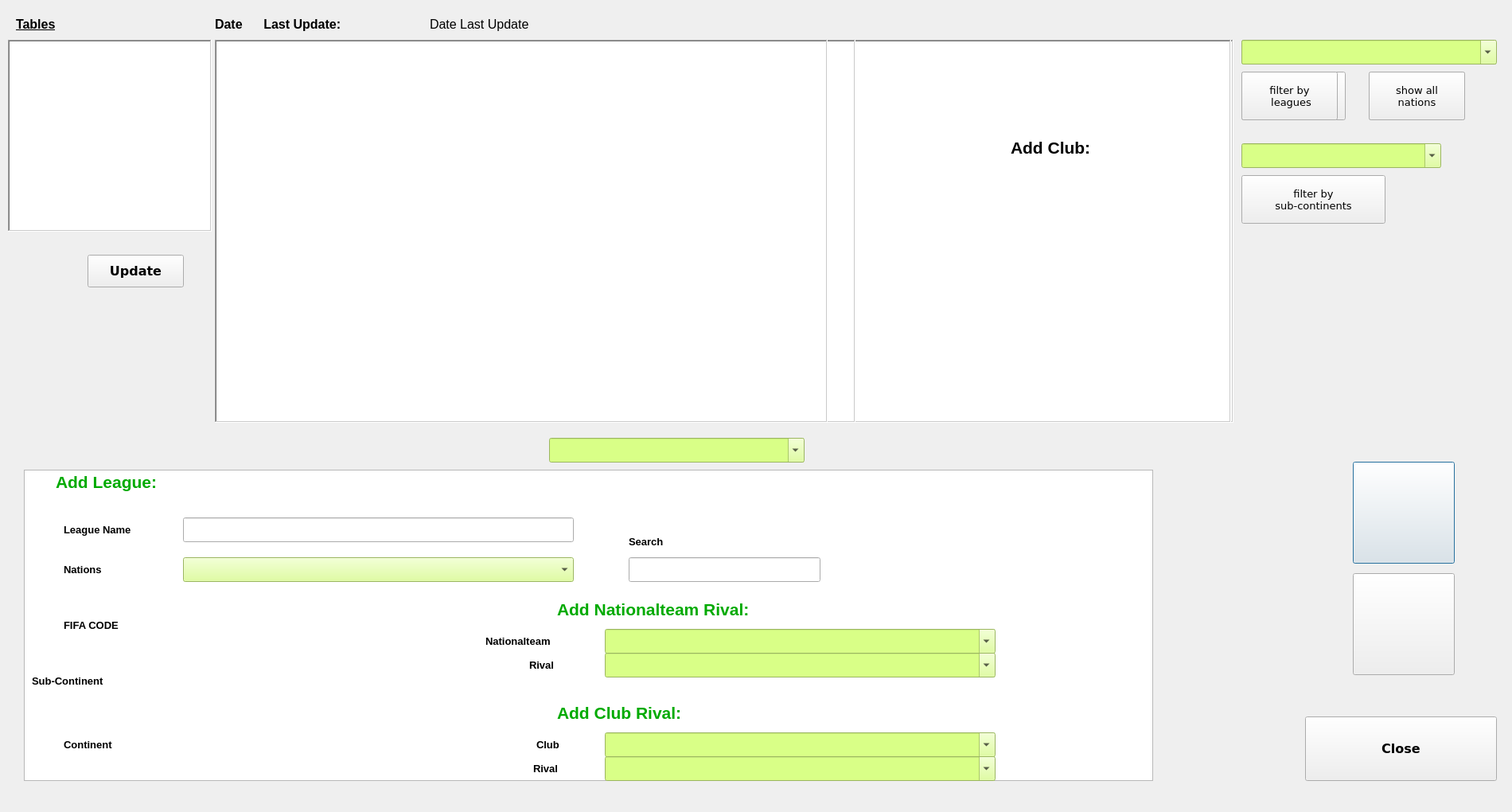
<?xml version="1.0" encoding="UTF-8"?>
<ui version="4.0">
 <class>SqLiteDBEditor</class>
 <widget class="QDialog" name="SqLiteDBEditor">
  <property name="geometry">
   <rect>
    <x>0</x>
    <y>0</y>
    <width>1900</width>
    <height>1020</height>
   </rect>
  </property>
  <property name="windowTitle">
   <string>SqLite Editor for Soccer Database</string>
  </property>
  <widget class="QTableView" name="TblDataNatRiv">
   <property name="geometry">
    <rect>
     <x>270</x>
     <y>50</y>
     <width>805</width>
     <height>481</height>
    </rect>
   </property>
   <property name="font">
    <font>
     <family>Georgia</family>
     <pointsize>10</pointsize>
     <stylestrategy>PreferAntialias</stylestrategy>
    </font>
   </property>
   <property name="frameShape">
    <enum>QFrame::WinPanel</enum>
   </property>
   <property name="alternatingRowColors">
    <bool>true</bool>
   </property>
   <property name="textElideMode">
    <enum>Qt::ElideRight</enum>
   </property>
   <property name="gridStyle">
    <enum>Qt::SolidLine</enum>
   </property>
   <property name="sortingEnabled">
    <bool>true</bool>
   </property>
   <attribute name="horizontalHeaderMinimumSectionSize">
    <number>80</number>
   </attribute>
   <attribute name="horizontalHeaderDefaultSectionSize">
    <number>330</number>
   </attribute>
   <attribute name="verticalHeaderVisible">
    <bool>false</bool>
   </attribute>
  </widget>
  <widget class="QTableView" name="TblDataRivClub">
   <property name="geometry">
    <rect>
     <x>270</x>
     <y>50</y>
     <width>605</width>
     <height>481</height>
    </rect>
   </property>
   <property name="font">
    <font>
     <family>Georgia</family>
     <pointsize>10</pointsize>
     <stylestrategy>PreferAntialias</stylestrategy>
    </font>
   </property>
   <property name="frameShape">
    <enum>QFrame::WinPanel</enum>
   </property>
   <property name="alternatingRowColors">
    <bool>true</bool>
   </property>
   <property name="textElideMode">
    <enum>Qt::ElideRight</enum>
   </property>
   <property name="gridStyle">
    <enum>Qt::SolidLine</enum>
   </property>
   <property name="sortingEnabled">
    <bool>true</bool>
   </property>
   <attribute name="horizontalHeaderMinimumSectionSize">
    <number>79</number>
   </attribute>
   <attribute name="horizontalHeaderDefaultSectionSize">
    <number>330</number>
   </attribute>
   <attribute name="verticalHeaderVisible">
    <bool>false</bool>
   </attribute>
  </widget>
  <widget class="QLabel" name="LblClubTeam">
   <property name="geometry">
    <rect>
     <x>674</x>
     <y>920</y>
     <width>81</width>
     <height>31</height>
    </rect>
   </property>
   <property name="font">
    <font>
     <pointsize>10</pointsize>
     <weight>75</weight>
     <bold>true</bold>
    </font>
   </property>
   <property name="text">
    <string>Club</string>
   </property>
  </widget>
  <widget class="QLabel" name="LblSubCon">
   <property name="geometry">
    <rect>
     <x>40</x>
     <y>840</y>
     <width>151</width>
     <height>31</height>
    </rect>
   </property>
   <property name="font">
    <font>
     <pointsize>10</pointsize>
     <weight>75</weight>
     <bold>true</bold>
    </font>
   </property>
   <property name="text">
    <string>Sub-Continent</string>
   </property>
  </widget>
  <widget class="QLabel" name="LblNatTeam">
   <property name="geometry">
    <rect>
     <x>610</x>
     <y>790</y>
     <width>141</width>
     <height>31</height>
    </rect>
   </property>
   <property name="font">
    <font>
     <pointsize>10</pointsize>
     <weight>75</weight>
     <bold>true</bold>
    </font>
   </property>
   <property name="text">
    <string>Nationalteam</string>
   </property>
  </widget>
  <widget class="QTableView" name="TblDataLeagues">
   <property name="geometry">
    <rect>
     <x>270</x>
     <y>50</y>
     <width>770</width>
     <height>481</height>
    </rect>
   </property>
   <property name="font">
    <font>
     <family>Georgia</family>
     <pointsize>10</pointsize>
     <stylestrategy>PreferAntialias</stylestrategy>
    </font>
   </property>
   <property name="styleSheet">
    <string notr="true"/>
   </property>
   <property name="frameShape">
    <enum>QFrame::WinPanel</enum>
   </property>
   <property name="alternatingRowColors">
    <bool>true</bool>
   </property>
   <property name="textElideMode">
    <enum>Qt::ElideRight</enum>
   </property>
   <property name="gridStyle">
    <enum>Qt::SolidLine</enum>
   </property>
   <property name="sortingEnabled">
    <bool>true</bool>
   </property>
   <attribute name="horizontalHeaderMinimumSectionSize">
    <number>80</number>
   </attribute>
   <attribute name="horizontalHeaderDefaultSectionSize">
    <number>330</number>
   </attribute>
   <attribute name="verticalHeaderVisible">
    <bool>false</bool>
   </attribute>
  </widget>
  <widget class="QTableView" name="TblDataCont">
   <property name="geometry">
    <rect>
     <x>270</x>
     <y>50</y>
     <width>250</width>
     <height>316</height>
    </rect>
   </property>
   <property name="font">
    <font>
     <family>Georgia</family>
     <pointsize>10</pointsize>
     <stylestrategy>PreferAntialias</stylestrategy>
    </font>
   </property>
   <property name="frameShape">
    <enum>QFrame::WinPanel</enum>
   </property>
   <property name="alternatingRowColors">
    <bool>true</bool>
   </property>
   <property name="textElideMode">
    <enum>Qt::ElideRight</enum>
   </property>
   <property name="gridStyle">
    <enum>Qt::SolidLine</enum>
   </property>
   <property name="sortingEnabled">
    <bool>true</bool>
   </property>
   <attribute name="verticalHeaderVisible">
    <bool>false</bool>
   </attribute>
  </widget>
  <widget class="QComboBox" name="CmbClubRival">
   <property name="geometry">
    <rect>
     <x>760</x>
     <y>950</y>
     <width>491</width>
     <height>31</height>
    </rect>
   </property>
   <property name="font">
    <font>
     <family>Georgia</family>
     <pointsize>10</pointsize>
     <weight>9</weight>
     <italic>false</italic>
     <bold>false</bold>
     <kerning>true</kerning>
    </font>
   </property>
   <property name="cursor">
    <cursorShape>PointingHandCursor</cursorShape>
   </property>
   <property name="styleSheet">
    <string notr="true">background-color: rgb(217, 255, 135);
color: rgb(0, 0, 0);
font: 75 10pt &quot;Georgia&quot;;</string>
   </property>
   <property name="editable">
    <bool>true</bool>
   </property>
   <property name="maxVisibleItems">
    <number>20</number>
   </property>
  </widget>
  <widget class="QLabel" name="LblAddLeague">
   <property name="geometry">
    <rect>
     <x>70</x>
     <y>580</y>
     <width>331</width>
     <height>51</height>
    </rect>
   </property>
   <property name="font">
    <font>
     <pointsize>16</pointsize>
     <weight>75</weight>
     <bold>true</bold>
    </font>
   </property>
   <property name="styleSheet">
    <string notr="true">color: rgb(0, 170, 0);</string>
   </property>
   <property name="text">
    <string>Add League:</string>
   </property>
  </widget>
  <widget class="QLabel" name="LblFifaCode">
   <property name="geometry">
    <rect>
     <x>240</x>
     <y>770</y>
     <width>161</width>
     <height>31</height>
    </rect>
   </property>
   <property name="font">
    <font>
     <pointsize>10</pointsize>
     <weight>75</weight>
     <bold>true</bold>
    </font>
   </property>
   <property name="text">
    <string/>
   </property>
  </widget>
  <widget class="QLabel" name="LblSubCont">
   <property name="geometry">
    <rect>
     <x>240</x>
     <y>840</y>
     <width>391</width>
     <height>31</height>
    </rect>
   </property>
   <property name="font">
    <font>
     <pointsize>10</pointsize>
     <weight>75</weight>
     <bold>true</bold>
    </font>
   </property>
   <property name="text">
    <string/>
   </property>
  </widget>
  <widget class="QLabel" name="LblAddClubRival">
   <property name="geometry">
    <rect>
     <x>700</x>
     <y>870</y>
     <width>571</width>
     <height>51</height>
    </rect>
   </property>
   <property name="font">
    <font>
     <pointsize>16</pointsize>
     <weight>75</weight>
     <bold>true</bold>
    </font>
   </property>
   <property name="styleSheet">
    <string notr="true">color: rgb(0, 170, 0);</string>
   </property>
   <property name="text">
    <string>Add Club Rival:</string>
   </property>
  </widget>
  <widget class="QComboBox" name="CmbClub">
   <property name="geometry">
    <rect>
     <x>760</x>
     <y>920</y>
     <width>491</width>
     <height>31</height>
    </rect>
   </property>
   <property name="font">
    <font>
     <family>Georgia</family>
     <pointsize>10</pointsize>
     <weight>9</weight>
     <italic>false</italic>
     <bold>false</bold>
     <kerning>true</kerning>
    </font>
   </property>
   <property name="cursor">
    <cursorShape>PointingHandCursor</cursorShape>
   </property>
   <property name="styleSheet">
    <string notr="true">background-color: rgb(217, 255, 135);
color: rgb(0, 0, 0);
font: 75 10pt &quot;Georgia&quot;;</string>
   </property>
   <property name="editable">
    <bool>true</bool>
   </property>
   <property name="maxVisibleItems">
    <number>20</number>
   </property>
  </widget>
  <widget class="QLabel" name="LblLeagueName">
   <property name="geometry">
    <rect>
     <x>80</x>
     <y>650</y>
     <width>151</width>
     <height>31</height>
    </rect>
   </property>
   <property name="font">
    <font>
     <pointsize>10</pointsize>
     <weight>75</weight>
     <bold>true</bold>
    </font>
   </property>
   <property name="text">
    <string>League Name</string>
   </property>
  </widget>
  <widget class="QComboBox" name="CmbNatRival">
   <property name="geometry">
    <rect>
     <x>760</x>
     <y>820</y>
     <width>491</width>
     <height>31</height>
    </rect>
   </property>
   <property name="font">
    <font>
     <family>Georgia</family>
     <pointsize>10</pointsize>
     <weight>9</weight>
     <italic>false</italic>
     <bold>false</bold>
     <kerning>true</kerning>
    </font>
   </property>
   <property name="cursor">
    <cursorShape>PointingHandCursor</cursorShape>
   </property>
   <property name="styleSheet">
    <string notr="true">background-color: rgb(217, 255, 135);
color: rgb(0, 0, 0);
font: 75 10pt &quot;Georgia&quot;;</string>
   </property>
   <property name="editable">
    <bool>true</bool>
   </property>
   <property name="maxVisibleItems">
    <number>20</number>
   </property>
  </widget>
  <widget class="QLabel" name="LblData">
   <property name="geometry">
    <rect>
     <x>270</x>
     <y>10</y>
     <width>251</width>
     <height>41</height>
    </rect>
   </property>
   <property name="font">
    <font>
     <pointsize>12</pointsize>
     <weight>75</weight>
     <bold>true</bold>
     <underline>false</underline>
    </font>
   </property>
   <property name="text">
    <string>Date      Last Update:</string>
   </property>
  </widget>
  <widget class="QComboBox" name="CmbCountry">
   <property name="geometry">
    <rect>
     <x>230</x>
     <y>700</y>
     <width>491</width>
     <height>31</height>
    </rect>
   </property>
   <property name="font">
    <font>
     <family>Georgia</family>
     <pointsize>10</pointsize>
     <weight>9</weight>
     <italic>false</italic>
     <bold>false</bold>
     <kerning>true</kerning>
    </font>
   </property>
   <property name="cursor">
    <cursorShape>PointingHandCursor</cursorShape>
   </property>
   <property name="styleSheet">
    <string notr="true">background-color: rgb(217, 255, 135);
color: rgb(0, 0, 0);
font: 75 10pt &quot;Georgia&quot;;</string>
   </property>
   <property name="maxVisibleItems">
    <number>20</number>
   </property>
  </widget>
  <widget class="QLabel" name="LblAddNatRival">
   <property name="geometry">
    <rect>
     <x>700</x>
     <y>740</y>
     <width>571</width>
     <height>51</height>
    </rect>
   </property>
   <property name="font">
    <font>
     <pointsize>16</pointsize>
     <weight>75</weight>
     <bold>true</bold>
    </font>
   </property>
   <property name="styleSheet">
    <string notr="true">color: rgb(0, 170, 0);</string>
   </property>
   <property name="text">
    <string>Add Nationalteam Rival:</string>
   </property>
  </widget>
  <widget class="QLabel" name="LblClubRival">
   <property name="geometry">
    <rect>
     <x>670</x>
     <y>950</y>
     <width>81</width>
     <height>31</height>
    </rect>
   </property>
   <property name="font">
    <font>
     <pointsize>10</pointsize>
     <weight>75</weight>
     <bold>true</bold>
    </font>
   </property>
   <property name="text">
    <string>Rival</string>
   </property>
  </widget>
  <widget class="QPushButton" name="CmdSaveRivals">
   <property name="geometry">
    <rect>
     <x>1700</x>
     <y>580</y>
     <width>128</width>
     <height>128</height>
    </rect>
   </property>
   <property name="font">
    <font>
     <family>Verdana</family>
     <pointsize>10</pointsize>
     <weight>75</weight>
     <italic>false</italic>
     <bold>true</bold>
    </font>
   </property>
   <property name="toolTip">
    <string>&lt;html&gt;&lt;head/&gt;&lt;body&gt;&lt;p&gt;&lt;span style=&quot; font-size:9pt; font-weight:400;&quot;&gt;Click this button to save the new entry in rivals-table&lt;/span&gt;&lt;/p&gt;&lt;/body&gt;&lt;/html&gt;</string>
   </property>
   <property name="styleSheet">
    <string notr="true"/>
   </property>
   <property name="iconSize">
    <size>
     <width>128</width>
     <height>128</height>
    </size>
   </property>
  </widget>
  <widget class="QPushButton" name="CmdBeenden">
   <property name="geometry">
    <rect>
     <x>1640</x>
     <y>900</y>
     <width>241</width>
     <height>81</height>
    </rect>
   </property>
   <property name="font">
    <font>
     <family>Verdana</family>
     <pointsize>12</pointsize>
     <weight>75</weight>
     <italic>false</italic>
     <bold>true</bold>
    </font>
   </property>
   <property name="styleSheet">
    <string notr="true"/>
   </property>
   <property name="text">
    <string>Close</string>
   </property>
  </widget>
  <widget class="QLabel" name="LblContin">
   <property name="geometry">
    <rect>
     <x>240</x>
     <y>920</y>
     <width>381</width>
     <height>31</height>
    </rect>
   </property>
   <property name="font">
    <font>
     <pointsize>10</pointsize>
     <weight>75</weight>
     <bold>true</bold>
    </font>
   </property>
   <property name="text">
    <string/>
   </property>
  </widget>
  <widget class="QComboBox" name="CmbNatTeam">
   <property name="geometry">
    <rect>
     <x>760</x>
     <y>790</y>
     <width>491</width>
     <height>31</height>
    </rect>
   </property>
   <property name="font">
    <font>
     <family>Georgia</family>
     <pointsize>10</pointsize>
     <weight>9</weight>
     <italic>false</italic>
     <bold>false</bold>
     <kerning>true</kerning>
    </font>
   </property>
   <property name="cursor">
    <cursorShape>PointingHandCursor</cursorShape>
   </property>
   <property name="styleSheet">
    <string notr="true">background-color: rgb(217, 255, 135);
color: rgb(0, 0, 0);
font: 75 10pt &quot;Georgia&quot;;</string>
   </property>
   <property name="editable">
    <bool>true</bool>
   </property>
   <property name="maxVisibleItems">
    <number>20</number>
   </property>
  </widget>
  <widget class="QTableView" name="TblDataClubs">
   <property name="geometry">
    <rect>
     <x>270</x>
     <y>50</y>
     <width>1280</width>
     <height>481</height>
    </rect>
   </property>
   <property name="font">
    <font>
     <family>Georgia</family>
     <pointsize>10</pointsize>
     <stylestrategy>PreferAntialias</stylestrategy>
    </font>
   </property>
   <property name="frameShape">
    <enum>QFrame::WinPanel</enum>
   </property>
   <property name="alternatingRowColors">
    <bool>true</bool>
   </property>
   <property name="textElideMode">
    <enum>Qt::ElideRight</enum>
   </property>
   <property name="gridStyle">
    <enum>Qt::SolidLine</enum>
   </property>
   <property name="sortingEnabled">
    <bool>true</bool>
   </property>
   <attribute name="horizontalHeaderMinimumSectionSize">
    <number>80</number>
   </attribute>
   <attribute name="horizontalHeaderDefaultSectionSize">
    <number>330</number>
   </attribute>
   <attribute name="verticalHeaderVisible">
    <bool>false</bool>
   </attribute>
  </widget>
  <widget class="QLabel" name="LblAddClub">
   <property name="geometry">
    <rect>
     <x>1270</x>
     <y>160</y>
     <width>331</width>
     <height>51</height>
    </rect>
   </property>
   <property name="font">
    <font>
     <pointsize>16</pointsize>
     <weight>75</weight>
     <bold>true</bold>
    </font>
   </property>
   <property name="styleSheet">
    <string notr="true"/>
   </property>
   <property name="text">
    <string>Add Club:</string>
   </property>
  </widget>
  <widget class="QLabel" name="LblCon">
   <property name="geometry">
    <rect>
     <x>80</x>
     <y>920</y>
     <width>111</width>
     <height>31</height>
    </rect>
   </property>
   <property name="font">
    <font>
     <pointsize>10</pointsize>
     <weight>75</weight>
     <bold>true</bold>
    </font>
   </property>
   <property name="text">
    <string>Continent</string>
   </property>
  </widget>
  <widget class="QPushButton" name="CmdSave">
   <property name="geometry">
    <rect>
     <x>1700</x>
     <y>720</y>
     <width>128</width>
     <height>128</height>
    </rect>
   </property>
   <property name="font">
    <font>
     <family>Verdana</family>
     <pointsize>14</pointsize>
     <weight>75</weight>
     <italic>false</italic>
     <bold>true</bold>
    </font>
   </property>
   <property name="toolTip">
    <string>&lt;html&gt;&lt;head/&gt;&lt;body&gt;&lt;p&gt;&lt;span style=&quot; font-size:9pt; font-weight:400;&quot;&gt;Click here to save the new entries&lt;/span&gt;&lt;/p&gt;&lt;/body&gt;&lt;/html&gt;</string>
   </property>
   <property name="styleSheet">
    <string notr="true"/>
   </property>
   <property name="iconSize">
    <size>
     <width>128</width>
     <height>128</height>
    </size>
   </property>
  </widget>
  <widget class="QTableView" name="TblDataSubCont">
   <property name="geometry">
    <rect>
     <x>270</x>
     <y>50</y>
     <width>460</width>
     <height>481</height>
    </rect>
   </property>
   <property name="font">
    <font>
     <family>Georgia</family>
     <pointsize>10</pointsize>
     <stylestrategy>PreferAntialias</stylestrategy>
    </font>
   </property>
   <property name="frameShape">
    <enum>QFrame::WinPanel</enum>
   </property>
   <property name="alternatingRowColors">
    <bool>true</bool>
   </property>
   <property name="textElideMode">
    <enum>Qt::ElideRight</enum>
   </property>
   <property name="gridStyle">
    <enum>Qt::SolidLine</enum>
   </property>
   <property name="sortingEnabled">
    <bool>true</bool>
   </property>
   <attribute name="horizontalHeaderMinimumSectionSize">
    <number>80</number>
   </attribute>
   <attribute name="horizontalHeaderDefaultSectionSize">
    <number>330</number>
   </attribute>
   <attribute name="verticalHeaderVisible">
    <bool>false</bool>
   </attribute>
  </widget>
  <widget class="QLabel" name="LblTables">
   <property name="geometry">
    <rect>
     <x>20</x>
     <y>10</y>
     <width>221</width>
     <height>41</height>
    </rect>
   </property>
   <property name="font">
    <font>
     <pointsize>12</pointsize>
     <weight>75</weight>
     <bold>true</bold>
     <underline>true</underline>
    </font>
   </property>
   <property name="text">
    <string>Tables</string>
   </property>
  </widget>
  <widget class="QLabel" name="LblRival">
   <property name="geometry">
    <rect>
     <x>665</x>
     <y>820</y>
     <width>71</width>
     <height>31</height>
    </rect>
   </property>
   <property name="font">
    <font>
     <pointsize>10</pointsize>
     <weight>75</weight>
     <bold>true</bold>
    </font>
   </property>
   <property name="text">
    <string>Rival</string>
   </property>
  </widget>
  <widget class="QLabel" name="LblCountry">
   <property name="geometry">
    <rect>
     <x>80</x>
     <y>700</y>
     <width>111</width>
     <height>31</height>
    </rect>
   </property>
   <property name="font">
    <font>
     <pointsize>10</pointsize>
     <weight>75</weight>
     <bold>true</bold>
    </font>
   </property>
   <property name="text">
    <string>Nations</string>
   </property>
  </widget>
  <widget class="QLabel" name="LblFiCo">
   <property name="geometry">
    <rect>
     <x>80</x>
     <y>770</y>
     <width>111</width>
     <height>31</height>
    </rect>
   </property>
   <property name="font">
    <font>
     <pointsize>10</pointsize>
     <weight>75</weight>
     <bold>true</bold>
    </font>
   </property>
   <property name="text">
    <string>FIFA CODE</string>
   </property>
  </widget>
  <widget class="QTableView" name="TblDataNations">
   <property name="geometry">
    <rect>
     <x>270</x>
     <y>50</y>
     <width>1277</width>
     <height>481</height>
    </rect>
   </property>
   <property name="font">
    <font>
     <family>Georgia</family>
     <pointsize>10</pointsize>
     <stylestrategy>PreferAntialias</stylestrategy>
    </font>
   </property>
   <property name="styleSheet">
    <string notr="true"/>
   </property>
   <property name="frameShape">
    <enum>QFrame::WinPanel</enum>
   </property>
   <property name="alternatingRowColors">
    <bool>true</bool>
   </property>
   <property name="textElideMode">
    <enum>Qt::ElideRight</enum>
   </property>
   <property name="gridStyle">
    <enum>Qt::SolidLine</enum>
   </property>
   <property name="sortingEnabled">
    <bool>true</bool>
   </property>
   <attribute name="verticalHeaderVisible">
    <bool>false</bool>
   </attribute>
  </widget>
  <widget class="QListWidget" name="LstTables">
   <property name="geometry">
    <rect>
     <x>10</x>
     <y>50</y>
     <width>256</width>
     <height>241</height>
    </rect>
   </property>
   <property name="font">
    <font>
     <pointsize>11</pointsize>
    </font>
   </property>
   <property name="styleSheet">
    <string notr="true"/>
   </property>
   <property name="frameShape">
    <enum>QFrame::WinPanel</enum>
   </property>
  </widget>
  <widget class="QLineEdit" name="EdtLeagueName">
   <property name="geometry">
    <rect>
     <x>230</x>
     <y>650</y>
     <width>491</width>
     <height>31</height>
    </rect>
   </property>
   <property name="font">
    <font>
     <pointsize>10</pointsize>
    </font>
   </property>
  </widget>
  <widget class="QLabel" name="LblSearch">
   <property name="geometry">
    <rect>
     <x>790</x>
     <y>670</y>
     <width>69</width>
     <height>21</height>
    </rect>
   </property>
   <property name="font">
    <font>
     <pointsize>10</pointsize>
     <weight>75</weight>
     <bold>true</bold>
    </font>
   </property>
   <property name="text">
    <string>Search</string>
   </property>
  </widget>
  <widget class="QLineEdit" name="EdtSearch">
   <property name="geometry">
    <rect>
     <x>790</x>
     <y>700</y>
     <width>241</width>
     <height>31</height>
    </rect>
   </property>
   <property name="font">
    <font>
     <family>Times New Roman</family>
     <pointsize>10</pointsize>
    </font>
   </property>
  </widget>
  <widget class="QLabel" name="LblLastUpdate">
   <property name="geometry">
    <rect>
     <x>540</x>
     <y>10</y>
     <width>441</width>
     <height>41</height>
    </rect>
   </property>
   <property name="font">
    <font>
     <pointsize>12</pointsize>
     <weight>50</weight>
     <bold>false</bold>
     <underline>false</underline>
    </font>
   </property>
   <property name="text">
    <string>Date Last Update</string>
   </property>
  </widget>
  <widget class="QPushButton" name="CmdUpdate">
   <property name="geometry">
    <rect>
     <x>110</x>
     <y>320</y>
     <width>121</width>
     <height>41</height>
    </rect>
   </property>
   <property name="font">
    <font>
     <family>Verdana</family>
     <pointsize>12</pointsize>
     <weight>75</weight>
     <italic>false</italic>
     <bold>true</bold>
    </font>
   </property>
   <property name="focusPolicy">
    <enum>Qt::NoFocus</enum>
   </property>
   <property name="styleSheet">
    <string notr="true"/>
   </property>
   <property name="text">
    <string>Update</string>
   </property>
  </widget>
  <widget class="QTableWidget" name="TblAddNewClubs">
   <property name="geometry">
    <rect>
     <x>30</x>
     <y>590</y>
     <width>1419</width>
     <height>391</height>
    </rect>
   </property>
  </widget>
  <widget class="QPushButton" name="CmdFilterCont">
   <property name="geometry">
    <rect>
     <x>1560</x>
     <y>90</y>
     <width>131</width>
     <height>61</height>
    </rect>
   </property>
   <property name="font">
    <font>
     <family>Verdana</family>
     <pointsize>10</pointsize>
     <weight>50</weight>
     <italic>false</italic>
     <bold>false</bold>
    </font>
   </property>
   <property name="focusPolicy">
    <enum>Qt::NoFocus</enum>
   </property>
   <property name="styleSheet">
    <string notr="true"/>
   </property>
   <property name="text">
    <string>filter by 
continents</string>
   </property>
  </widget>
  <widget class="QPushButton" name="CmdFilterSubCont">
   <property name="geometry">
    <rect>
     <x>1560</x>
     <y>220</y>
     <width>181</width>
     <height>61</height>
    </rect>
   </property>
   <property name="font">
    <font>
     <family>Verdana</family>
     <pointsize>10</pointsize>
     <weight>50</weight>
     <italic>false</italic>
     <bold>false</bold>
    </font>
   </property>
   <property name="focusPolicy">
    <enum>Qt::NoFocus</enum>
   </property>
   <property name="toolTip">
    <string>&lt;html&gt;&lt;head/&gt;&lt;body&gt;&lt;p&gt;test&lt;/p&gt;&lt;/body&gt;&lt;/html&gt;</string>
   </property>
   <property name="styleSheet">
    <string notr="true"/>
   </property>
   <property name="text">
    <string>filter by 
sub-continents</string>
   </property>
  </widget>
  <widget class="QComboBox" name="CmbContinents">
   <property name="geometry">
    <rect>
     <x>1560</x>
     <y>50</y>
     <width>251</width>
     <height>31</height>
    </rect>
   </property>
   <property name="font">
    <font>
     <family>Georgia</family>
     <pointsize>10</pointsize>
     <weight>9</weight>
     <italic>false</italic>
     <bold>false</bold>
     <kerning>true</kerning>
    </font>
   </property>
   <property name="cursor">
    <cursorShape>PointingHandCursor</cursorShape>
   </property>
   <property name="styleSheet">
    <string notr="true">background-color: rgb(217, 255, 135);
color: rgb(0, 0, 0);
font: 75 10pt &quot;Georgia&quot;;</string>
   </property>
   <property name="editable">
    <bool>true</bool>
   </property>
   <property name="maxVisibleItems">
    <number>20</number>
   </property>
  </widget>
  <widget class="QComboBox" name="CmbSubContinents">
   <property name="geometry">
    <rect>
     <x>1560</x>
     <y>180</y>
     <width>251</width>
     <height>31</height>
    </rect>
   </property>
   <property name="font">
    <font>
     <family>Georgia</family>
     <pointsize>10</pointsize>
     <weight>9</weight>
     <italic>false</italic>
     <bold>false</bold>
     <kerning>true</kerning>
    </font>
   </property>
   <property name="cursor">
    <cursorShape>PointingHandCursor</cursorShape>
   </property>
   <property name="styleSheet">
    <string notr="true">background-color: rgb(217, 255, 135);
color: rgb(0, 0, 0);
font: 75 10pt &quot;Georgia&quot;;</string>
   </property>
   <property name="editable">
    <bool>true</bool>
   </property>
   <property name="maxVisibleItems">
    <number>20</number>
   </property>
  </widget>
  <widget class="QComboBox" name="CmbLeaguesFilter">
   <property name="geometry">
    <rect>
     <x>1560</x>
     <y>50</y>
     <width>321</width>
     <height>31</height>
    </rect>
   </property>
   <property name="font">
    <font>
     <family>Georgia</family>
     <pointsize>10</pointsize>
     <weight>9</weight>
     <italic>false</italic>
     <bold>false</bold>
     <kerning>true</kerning>
    </font>
   </property>
   <property name="cursor">
    <cursorShape>PointingHandCursor</cursorShape>
   </property>
   <property name="styleSheet">
    <string notr="true">background-color: rgb(217, 255, 135);
color: rgb(0, 0, 0);
font: 75 10pt &quot;Georgia&quot;;</string>
   </property>
   <property name="editable">
    <bool>true</bool>
   </property>
   <property name="maxVisibleItems">
    <number>20</number>
   </property>
  </widget>
  <widget class="QPushButton" name="CmdFilterLeagues">
   <property name="geometry">
    <rect>
     <x>1560</x>
     <y>90</y>
     <width>121</width>
     <height>61</height>
    </rect>
   </property>
   <property name="font">
    <font>
     <family>Verdana</family>
     <pointsize>10</pointsize>
     <weight>50</weight>
     <italic>false</italic>
     <bold>false</bold>
    </font>
   </property>
   <property name="focusPolicy">
    <enum>Qt::NoFocus</enum>
   </property>
   <property name="styleSheet">
    <string notr="true"/>
   </property>
   <property name="text">
    <string>filter by
 leagues</string>
   </property>
  </widget>
  <widget class="QPushButton" name="CmdNoFilterClubs">
   <property name="geometry">
    <rect>
     <x>1720</x>
     <y>90</y>
     <width>121</width>
     <height>61</height>
    </rect>
   </property>
   <property name="font">
    <font>
     <family>Verdana</family>
     <pointsize>10</pointsize>
     <weight>50</weight>
     <italic>false</italic>
     <bold>false</bold>
    </font>
   </property>
   <property name="focusPolicy">
    <enum>Qt::NoFocus</enum>
   </property>
   <property name="styleSheet">
    <string notr="true"/>
   </property>
   <property name="text">
    <string>show all
clubs</string>
   </property>
  </widget>
  <widget class="QPushButton" name="CmdNoFilterNat">
   <property name="geometry">
    <rect>
     <x>1720</x>
     <y>90</y>
     <width>121</width>
     <height>61</height>
    </rect>
   </property>
   <property name="font">
    <font>
     <family>Verdana</family>
     <pointsize>10</pointsize>
     <weight>50</weight>
     <italic>false</italic>
     <bold>false</bold>
    </font>
   </property>
   <property name="focusPolicy">
    <enum>Qt::NoFocus</enum>
   </property>
   <property name="styleSheet">
    <string notr="true"/>
   </property>
   <property name="text">
    <string>show all
nations</string>
   </property>
  </widget>
  <widget class="QComboBox" name="CmbLeaguesForAll">
   <property name="geometry">
    <rect>
     <x>690</x>
     <y>550</y>
     <width>321</width>
     <height>31</height>
    </rect>
   </property>
   <property name="font">
    <font>
     <family>Georgia</family>
     <pointsize>10</pointsize>
     <weight>9</weight>
     <italic>false</italic>
     <bold>false</bold>
     <kerning>true</kerning>
    </font>
   </property>
   <property name="cursor">
    <cursorShape>PointingHandCursor</cursorShape>
   </property>
   <property name="styleSheet">
    <string notr="true">background-color: rgb(217, 255, 135);
color: rgb(0, 0, 0);
font: 75 10pt &quot;Georgia&quot;;</string>
   </property>
   <property name="editable">
    <bool>true</bool>
   </property>
   <property name="maxVisibleItems">
    <number>20</number>
   </property>
  </widget>
  <zorder>TblAddNewClubs</zorder>
  <zorder>LblClubTeam</zorder>
  <zorder>LblSubCon</zorder>
  <zorder>LblNatTeam</zorder>
  <zorder>CmbClubRival</zorder>
  <zorder>LblAddLeague</zorder>
  <zorder>LblFifaCode</zorder>
  <zorder>LblSubCont</zorder>
  <zorder>LblAddClubRival</zorder>
  <zorder>CmbClub</zorder>
  <zorder>LblLeagueName</zorder>
  <zorder>CmbNatRival</zorder>
  <zorder>LblData</zorder>
  <zorder>CmbCountry</zorder>
  <zorder>LblAddNatRival</zorder>
  <zorder>LblClubRival</zorder>
  <zorder>CmdSaveRivals</zorder>
  <zorder>CmdBeenden</zorder>
  <zorder>LblContin</zorder>
  <zorder>CmbNatTeam</zorder>
  <zorder>TblDataClubs</zorder>
  <zorder>LblCon</zorder>
  <zorder>CmdSave</zorder>
  <zorder>LblTables</zorder>
  <zorder>LblRival</zorder>
  <zorder>LblCountry</zorder>
  <zorder>LblFiCo</zorder>
  <zorder>TblDataNations</zorder>
  <zorder>LstTables</zorder>
  <zorder>EdtLeagueName</zorder>
  <zorder>LblSearch</zorder>
  <zorder>EdtSearch</zorder>
  <zorder>LblLastUpdate</zorder>
  <zorder>TblDataCont</zorder>
  <zorder>TblDataNatRiv</zorder>
  <zorder>TblDataRivClub</zorder>
  <zorder>TblDataSubCont</zorder>
  <zorder>TblDataLeagues</zorder>
  <zorder>CmdUpdate</zorder>
  <zorder>LblAddClub</zorder>
  <zorder>CmdFilterCont</zorder>
  <zorder>CmdFilterSubCont</zorder>
  <zorder>CmbContinents</zorder>
  <zorder>CmbSubContinents</zorder>
  <zorder>CmbLeaguesFilter</zorder>
  <zorder>CmdFilterLeagues</zorder>
  <zorder>CmdNoFilterClubs</zorder>
  <zorder>CmdNoFilterNat</zorder>
  <zorder>CmbLeaguesForAll</zorder>
 </widget>
 <resources/>
 <connections>
  <connection>
   <sender>CmdBeenden</sender>
   <signal>clicked()</signal>
   <receiver>SqLiteDBEditor</receiver>
   <slot>close()</slot>
   <hints>
    <hint type="sourcelabel">
     <x>1748</x>
     <y>926</y>
    </hint>
    <hint type="destinationlabel">
     <x>1650</x>
     <y>983</y>
    </hint>
   </hints>
  </connection>
 </connections>
</ui>
